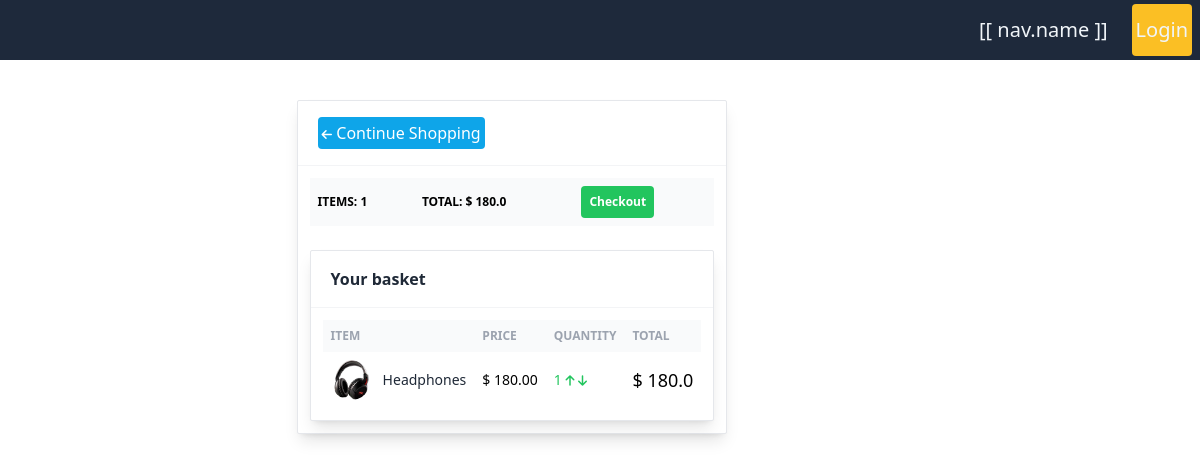
The page /cart/ (signed in) on the database as committed earlier.
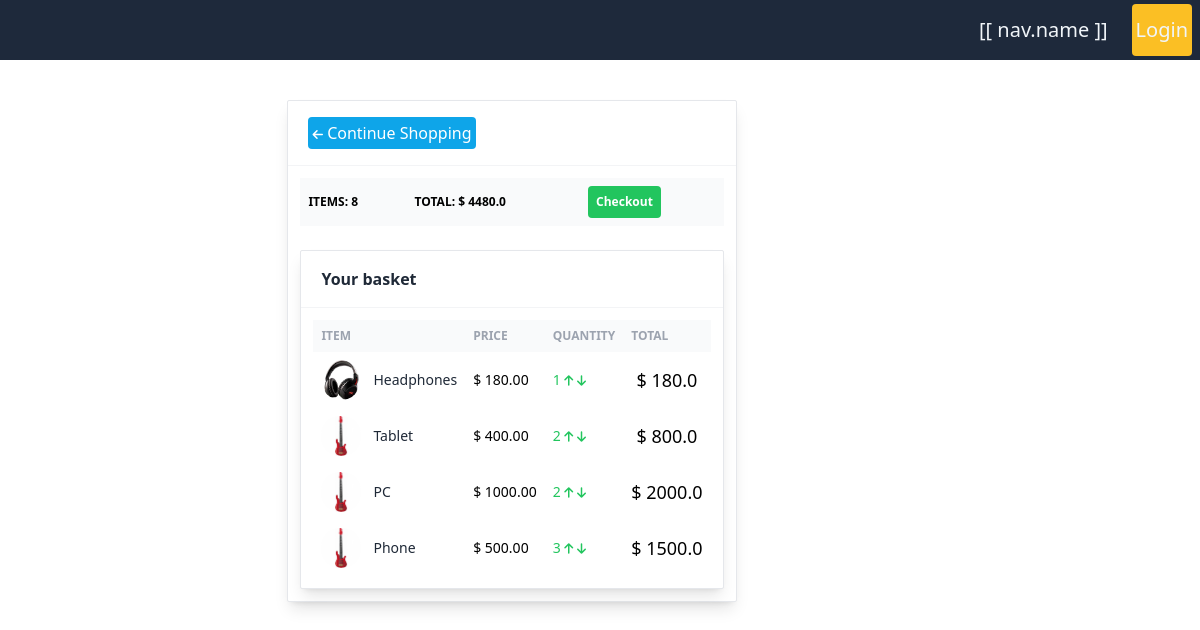
The same page on the database as committed later.
### base/models.py (models this page shows, shortened)
class Order(models.Model):
    customer = models.ForeignKey(Customer, null=True, blank=True, on_delete = models.SET_NULL)
    date_ordered = models.DateTimeField(auto_now_add=True)
    complete = models.BooleanField(default=False)
    transaction_id = models.CharField(max_length=100, null=True)
    @property
    def get_cart_total(self):
        orderitems = self.orderitem_set.all()
        total = sum([item.get_total for item in orderitems])
        return total
    @property
    def get_cart_items(self):
        orderitems = self.orderitem_set.all()
        total = sum([item.quantity for item in orderitems])
        return total

class OrderItem(models.Model):
    product = models.ForeignKey(Product, on_delete=models.SET_NULL, null=True)
    order = models.ForeignKey(Order, on_delete=models.SET_NULL, null=True)
    quantity = models.IntegerField(default=0, null=True, blank=True)
    date_added = models.DateTimeField(auto_now_add=True)
    @property
    def get_total(self):
        total = self.product.price * self.quantity
        return total

class Product(models.Model):
    title = models.CharField(max_length=150)
    price = models.FloatField()
    digital = models.BooleanField(default=False, null=True, blank=True)
    image = models.ImageField(null=True, blank=True)

### base/views.py (the view)
# urls.py: path('cart/', views.cart, name="cart"),
def cart(request):
    if request.user.is_authenticated:
        customer = request.user.customer
        order, created = Order.objects.get_or_create(customer=customer, complete=False)
        items = order.orderitem_set.all()
    else:
        items = []
        order = {'get_cart_total':0, 'get_cart_items':0}
    context = {'items':items, 'order':order}
    return render(request, 'base/cart.html', context)

### base/templates/base/cart.html
{% extends 'base/main.html' %}
{% load static %}
{% block content %}
<div class="mt-10 flex flex-col">
    <div class="w-full max-w-2xl mx-auto bg-white shadow-lg rounded-sm border border-gray-200">
        <header class="px-5 py-4 border-b border-gray-100">
            <button class="rounded bg-sky-500 text-white p-1"> <i class="fa fa-arrow-left text-xs text-white cursor-pointer" aria-hidden="true"></i> Continue Shopping</button>
        </header>
        <div class="p-3">
            <div class="overflow-x-auto">
                <table class="table-auto w-full">
                    <thead class="text-xs font-semibold uppercase text-gray-400 bg-gray-50">
                        <tr>
                            <th class="p-2 whitespace-nowrap">
                                <div class="font-bold text-left text-black">Items: {{order.get_cart_items}}</div>
                            </th>
                            <th class="p-2 whitespace-nowrap">
                                <div class="font-bold text-left text-black">Total: $ {{order.get_cart_total}}</div>
                            </th>
                            <th class="p-2 whitespace-nowrap">
                                <div class="font-bold text-left"><button class="rounded bg-green-500 p-2 text-white font-bold">Checkout</button></div>
                            </th>
                        </tr>
        </thead>
        </table>
        </div>
    <br>
    <div class="w-full max-w-2xl mx-auto bg-white shadow-lg rounded-sm border border-gray-200">
        <header class="px-5 py-4 border-b border-gray-100">
            <h2 class="font-semibold text-gray-800">Your basket</h2>
        </header>
        <div class="p-3">
            <div class="overflow-auto">
                <table class="table-auto w-full">
                    <thead class="text-xs font-semibold uppercase text-gray-400 bg-gray-50">
                        <tr>
                            <th class="p-2 whitespace-nowrap">
                                <div class="font-semibold text-left">Item</div>
                            </th>
                            <th class="p-2 whitespace-nowrap">
                                <div class="font-semibold text-left">Price</div>
                            </th>
                            <th class="p-2 whitespace-nowrap">
                                <div class="font-semibold text-left">Quantity</div>
                            </th>
                            <th class="p-2 whitespace-nowrap">
                                <div class="font-semibold text-left">Total</div>
                            </th>
                        </tr>
                    </thead>
        {% for item in items %}
                    <tbody class="text-sm divide-y divide-gray-100">
                        <tr>
                            <td class="p-2 whitespace-nowrap">
                                <div class="flex items-center">
                                    <div class="w-10 h-10 flex-shrink-0 mr-2 sm:mr-3"><img class="rounded-full" src="{{ item.product.image.url }}"></div>
                                    <div class="font-medium text-gray-800">{{item.product.title}}</div>
                                </div>
                            </td>
                            <td class="p-2 whitespace-nowrap">
                                <div class="text-left">$ {{item.product.price|floatformat:2}}</div>
                            </td>
                            <td class="p-2 whitespace-nowrap">
                                <div class="text-left font-medium text-green-500">{{item.quantity}}  <i class="fa fa-arrow-up text-xs cursor-pointer hover:text-sky-600" aria-hidden="true"></i>
                                    <i class="fa fa-arrow-down text-xs cursor-pointer hover:text-sky-600" aria-hidden="true"></i></div>
                            </td>
                            <td class="p-2 whitespace-nowrap">
                                <div class="text-lg text-center">$ {{item.get_total}}</div>
                            </td>
                        </tr>
        {% endfor %}
    </div>
</div>
{% endblock content %}

### base/templates/base/main.html (shortened to what this page needs)
{% load static %}
<!DOCTYPE html>
<html lang="en">
<head>
    <script src="https://cdn.tailwindcss.com"></script>
    <link rel="stylesheet" type="text/css" href="{% static 'css/style.css' %}">
    <link rel="stylesheet" href="https://use.fontawesome.com/releases/v5.6.3/css/all.css">
</head>
<body>
    <div id="app">
        <div class="bg-slate-800 flex justify-end pt-1 pb-1 pl-3 text-slate-100">
          <div v-for="nav in navs" class="flex mr-3 text-slate-100 pb-3 pt-3">
            <button class="mr-3 hover:text-cyan-400 active:text-cyan-4005 text-xl">[[ nav.name ]]</button>
          </div>
            <button class="rounded bg-amber-400 pr-1 pl-1 text-xl mr-2">Login</button>
        </div>
      </div>
    <div class="container flex justify-center">
    {% block content %}
    {% endblock content %}
    </div>
</body>
</html>

Rows that differ between the two databases and show on the page:
computed for Order: get_cart_items "1" → "8"; get_cart_total "180.0" → "4480.0"
added OrderItem: product.image (picture), product "Tablet", product.price "400.00", quantity "2", get_total "800.0"
added OrderItem: product.image (picture), product "PC", product.price "1000.00", quantity "2", get_total "2000.0"
added OrderItem: product.image (picture), product "Phone", product.price "500.00", quantity "3", get_total "1500.0"
